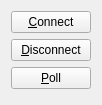
<?xml version="1.0" encoding="UTF-8"?>
<ui version="4.0">
 <class>modbus::ui::ClientControlWidget</class>
 <widget class="QWidget" name="modbus::ui::ClientControlWidget">
  <property name="geometry">
   <rect>
    <x>0</x>
    <y>0</y>
    <width>93</width>
    <height>105</height>
   </rect>
  </property>
  <property name="sizePolicy">
   <sizepolicy hsizetype="Preferred" vsizetype="Preferred">
    <horstretch>0</horstretch>
    <verstretch>0</verstretch>
   </sizepolicy>
  </property>
  <property name="windowTitle">
   <string>Form</string>
  </property>
  <layout class="QVBoxLayout" name="verticalLayout">
   <item>
    <widget class="QPushButton" name="connectButton">
     <property name="text">
      <string>&amp;Connect</string>
     </property>
    </widget>
   </item>
   <item>
    <widget class="QPushButton" name="disconnectButton">
     <property name="text">
      <string>&amp;Disconnect</string>
     </property>
    </widget>
   </item>
   <item>
    <widget class="QPushButton" name="pollButton">
     <property name="text">
      <string>&amp;Poll</string>
     </property>
    </widget>
   </item>
   <item>
    <spacer name="verticalSpacer">
     <property name="orientation">
      <enum>Qt::Vertical</enum>
     </property>
     <property name="sizeHint" stdset="0">
      <size>
       <width>20</width>
       <height>40</height>
      </size>
     </property>
    </spacer>
   </item>
  </layout>
 </widget>
 <resources/>
 <connections/>
</ui>
